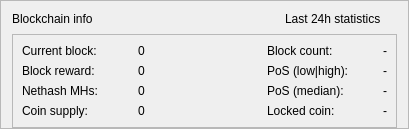
                    <widget class="QFrame" name="frameBlockchainInfo">
                     <property name="frameShape">
                      <enum>QFrame::StyledPanel</enum>
                     </property>
                     <property name="frameShadow">
                      <enum>QFrame::Raised</enum>
                     </property>
                     <layout class="QVBoxLayout" name="verticalLayout_18">
                      <property name="bottomMargin">
                       <number>0</number>
                      </property>
                      <item>
                       <layout class="QHBoxLayout">
                        <item>
                         <widget class="QLabel" name="label_blockchaininfo">
                          <property name="text">
                           <string>Blockchain info</string>
                          </property>
                          <property name="alignment">
                           <set>Qt::AlignLeading</set>
                          </property>
                         </widget>
                        </item>
                        <item>
                         <spacer name="horizontalSpacer_6">
                          <property name="orientation">
                           <enum>Qt::Horizontal</enum>
                          </property>
                          <property name="sizeType">
                           <enum>QSizePolicy::Expanding</enum>
                          </property>
                          <property name="sizeHint" stdset="0">
                           <size>
                            <width>40</width>
                            <height>16</height>
                           </size>
                          </property>
                         </spacer>
                        </item>
                        <item>
                         <widget class="QLabel" name="label_24hblockchaininfo">
                          <property name="text">
                           <string>Last 24h statistics     </string>
                          </property>
                          <property name="alignment">
                           <set>Qt::AlignRight</set>
                          </property>
                         </widget>
                        </item>
                       </layout>
                      </item>
                      <item>
                       <widget class="QFrame" name="frameBlockchainInfoData">
                        <property name="frameShape">
                         <enum>QFrame::StyledPanel</enum>
                        </property>
                        <property name="frameShadow">
                         <enum>QFrame::Raised</enum>
                        </property>
                        <layout class="QGridLayout" name="gridLayout_3">
                         <item row="0" column="0">
                          <widget class="QLabel" name="label_CurrentBlock">
                           <property name="minimumSize">
                            <size>
                             <width>110</width>
                             <height>0</height>
                            </size>
                           </property>
                           <property name="maximumSize">
                            <size>
                             <width>130</width>
                             <height>16777215</height>
                            </size>
                           </property>
                           <property name="text">
                            <string>Current block:</string>
                           </property>
                           <property name="alignment">
                            <set>Qt::AlignVCenter</set>
                           </property>
                          </widget>
                         </item>
                         <item row="0" column="1">
                          <widget class="QLabel" name="label_CurrentBlock_value">
                           <property name="minimumSize">
                            <size>
                             <width>110</width>
                             <height>0</height>
                            </size>
                           </property>
                           <property name="maximumSize">
                            <size>
                             <width>130</width>
                             <height>16777215</height>
                            </size>
                           </property>
                           <property name="text">
                            <string>0</string>
                           </property>
                           <property name="alignment">
                            <set>Qt::AlignVCenter</set>
                           </property>
                          </widget>
                         </item>
                         <item row="0" column="2">
                          <widget class="QLabel" name="label_spacer">
                           <property name="minimumSize">
                            <size>
                             <width>0</width>
                             <height>0</height>
                            </size>
                           </property>
                           <property name="maximumSize">
                            <size>
                             <width>16777215</width>
                             <height>16777215</height>
                            </size>
                           </property>
                           <property name="text">
                            <string/>
                           </property>
                          </widget>
                         </item>
                         <item row="0" column="3">
                          <widget class="QLabel" name="label_24hBlock">
                           <property name="minimumSize">
                            <size>
                             <width>110</width>
                             <height>0</height>
                            </size>
                           </property>
                           <property name="maximumSize">
                            <size>
                             <width>130</width>
                             <height>16777215</height>
                            </size>
                           </property>
                           <property name="text">
                            <string>Block count:</string>
                           </property>
                           <property name="alignment">
                            <set>Qt::AlignVCenter</set>
                           </property>
                          </widget>
                         </item>
                         <item row="0" column="4">
                          <widget class="QLabel" name="label_24hBlock_value">
                           <property name="minimumSize">
                            <size>
                             <width>0</width>
                             <height>0</height>
                            </size>
                           </property>
                           <property name="maximumSize">
                            <size>
                             <width>100</width>
                             <height>16777215</height>
                            </size>
                           </property>
                           <property name="text">
                            <string>-</string>
                           </property>
                           <property name="alignment">
                            <set>Qt::AlignVCenter</set>
                           </property>
                          </widget>
                         </item>
                         <item row="1" column="0">
                          <widget class="QLabel" name="label_CurrentBlockReward">
                           <property name="text">
                            <string>Block reward:</string>
                           </property>
                           <property name="alignment">
                            <set>Qt::AlignVCenter</set>
                           </property>
                          </widget>
                         </item>
                         <item row="1" column="1">
                          <widget class="QLabel" name="label_CurrentBlockReward_value">
                           <property name="text">
                            <string>0</string>
                           </property>
                           <property name="alignment">
                            <set>Qt::AlignVCenter</set>
                           </property>
                          </widget>
                         </item>
                         <item row="1" column="3">
                          <widget class="QLabel" name="label_24hPoS">
                           <property name="toolTip">
                            <string>Average value of 100 max/min inputs in the last 24 hours</string>
                           </property>
                           <property name="text">
                            <string>PoS (low|high):</string>
                           </property>
                           <property name="alignment">
                            <set>Qt::AlignVCenter</set>
                           </property>
                          </widget>
                         </item>
                         <item row="1" column="4">
                          <widget class="QLabel" name="label_24hPoS_value">
                           <property name="text">
                            <string>-</string>
                           </property>
                           <property name="alignment">
                            <set>Qt::AlignVCenter</set>
                           </property>
                          </widget>
                         </item>
                         <item row="2" column="0">
                          <widget class="QLabel" name="label_Nethash">
                           <property name="text">
                            <string>Nethash MHs:</string>
                           </property>
                           <property name="alignment">
                            <set>Qt::AlignVCenter</set>
                           </property>
                          </widget>
                         </item>
                         <item row="2" column="1">
                          <widget class="QLabel" name="label_Nethash_value">
                           <property name="text">
                            <string>0</string>
                           </property>
                           <property name="alignment">
                            <set>Qt::AlignVCenter</set>
                           </property>
                          </widget>
                         </item>
                         <item row="2" column="3">
                          <widget class="QLabel" name="label_24hPoSMedian">
                           <property name="toolTip">
                            <string>Median value of all PoS inputs in the last 24 hours</string>
                           </property>
                           <property name="text">
                            <string>PoS (median):</string>
                           </property>
                           <property name="alignment">
                            <set>Qt::AlignVCenter</set>
                           </property>
                          </widget>
                         </item>
                         <item row="2" column="4">
                          <widget class="QLabel" name="label_24hPoSMedian_value">
                           <property name="text">
                            <string>-</string>
                           </property>
                           <property name="alignment">
                            <set>Qt::AlignVCenter</set>
                           </property>
                          </widget>
                         </item>
                         <item row="3" column="0">
                          <widget class="QLabel" name="label_Supply">
                           <property name="text">
                            <string>Coin supply:</string>
                           </property>
                           <property name="alignment">
                            <set>Qt::AlignVCenter</set>
                           </property>
                          </widget>
                         </item>
                         <item row="3" column="1">
                          <widget class="QLabel" name="label_Supply_value">
                           <property name="text">
                            <string>0</string>
                           </property>
                           <property name="alignment">
                            <set>Qt::AlignVCenter</set>
                           </property>
                          </widget>
                         </item>
                         <item row="3" column="3">
                          <widget class="QLabel" name="label_LockedCoin">
                           <property name="text">
                            <string>Locked coin:</string>
                           </property>
                           <property name="alignment">
                            <set>Qt::AlignVCenter</set>
                           </property>
                          </widget>
                         </item>
                         <item row="3" column="4">
                          <widget class="QLabel" name="label_LockedCoin_value">
                           <property name="text">
                            <string>-</string>
                           </property>
                           <property name="alignment">
                            <set>Qt::AlignVCenter</set>
                           </property>
                          </widget>
                         </item>
                        </layout>
                       </widget>
                      </item>
                     </layout>
                    </widget>
